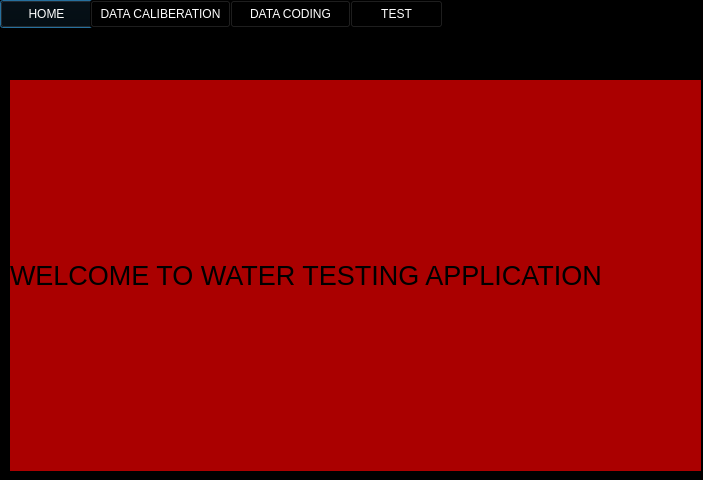
<?xml version="1.0" encoding="UTF-8"?>
<ui version="4.0">
 <class>Dialog</class>
 <widget class="QDialog" name="Dialog">
  <property name="geometry">
   <rect>
    <x>0</x>
    <y>0</y>
    <width>703</width>
    <height>480</height>
   </rect>
  </property>
  <property name="windowTitle">
   <string>Dialog</string>
  </property>
  <property name="styleSheet">
   <string notr="true">background-color: rgb(0, 0, 0);</string>
  </property>
  <widget class="QPushButton" name="home_btn">
   <property name="geometry">
    <rect>
     <x>0</x>
     <y>0</y>
     <width>93</width>
     <height>28</height>
    </rect>
   </property>
   <property name="styleSheet">
    <string notr="true">color: rgb(255, 255, 255);</string>
   </property>
   <property name="text">
    <string>HOME</string>
   </property>
  </widget>
  <widget class="QPushButton" name="dataca_btn">
   <property name="geometry">
    <rect>
     <x>90</x>
     <y>0</y>
     <width>141</width>
     <height>28</height>
    </rect>
   </property>
   <property name="styleSheet">
    <string notr="true">color: rgb(255, 255, 255);</string>
   </property>
   <property name="text">
    <string>DATA CALIBERATION</string>
   </property>
  </widget>
  <widget class="QPushButton" name="data_btn">
   <property name="geometry">
    <rect>
     <x>230</x>
     <y>0</y>
     <width>121</width>
     <height>28</height>
    </rect>
   </property>
   <property name="styleSheet">
    <string notr="true">color: rgb(255, 255, 255);</string>
   </property>
   <property name="text">
    <string>DATA CODING</string>
   </property>
  </widget>
  <widget class="QPushButton" name="test_btn">
   <property name="geometry">
    <rect>
     <x>350</x>
     <y>0</y>
     <width>93</width>
     <height>28</height>
    </rect>
   </property>
   <property name="styleSheet">
    <string notr="true">color: rgb(255, 255, 255);</string>
   </property>
   <property name="text">
    <string>TEST</string>
   </property>
  </widget>
  <widget class="QLabel" name="label">
   <property name="geometry">
    <rect>
     <x>10</x>
     <y>80</y>
     <width>691</width>
     <height>391</height>
    </rect>
   </property>
   <property name="styleSheet">
    <string notr="true">background-color: rgb(170, 0, 0);
font-size:20pt;
</string>
   </property>
   <property name="text">
    <string>WELCOME TO WATER TESTING APPLICATION</string>
   </property>
  </widget>
 </widget>
 <resources/>
 <connections/>
</ui>
